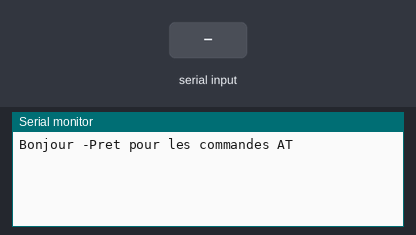
Bench run of a sketch on a simulated Arduino Uno, built with avr-gcc and run on an emulated ATmega328P. Parts: the last lines printed to the serial monitor. Inputs (shaded band) come from the test bench.

Above: at 2.2 s.
2.3 s: "1" received over the second serial link
At 2.7 s:
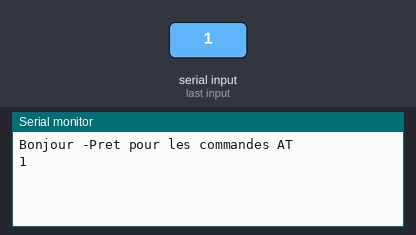
3.8 s: "0" received over the second serial link
At 5.0 s:
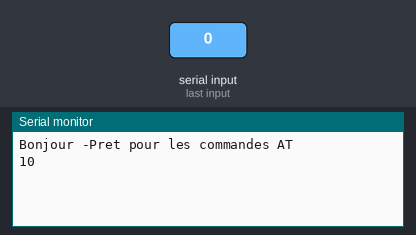

Measured:
- after the input at 2.3 s, the serial monitor: prints a new line at once (image 1)
- after the input at 3.8 s, the serial monitor: prints a new line at once (image 2)

The sketch:

TestBT.ino
```cpp
#include<SoftwareSerial.h>
#define RX 8
#define TX 9
SoftwareSerial BlueT(RX,TX);
void setup() {
  Serial.begin(9600);
  delay(500);
  Serial.println("Bonjour -Pret pour les commandes AT");
  BlueT.begin(9600);
  delay(500);
  }


void loop() {
  while (BlueT.available()) {
    Serial.print(char(BlueT.read())); }
  while (Serial.available()) {
    BlueT.write(char(Serial.read())); }

}
```
